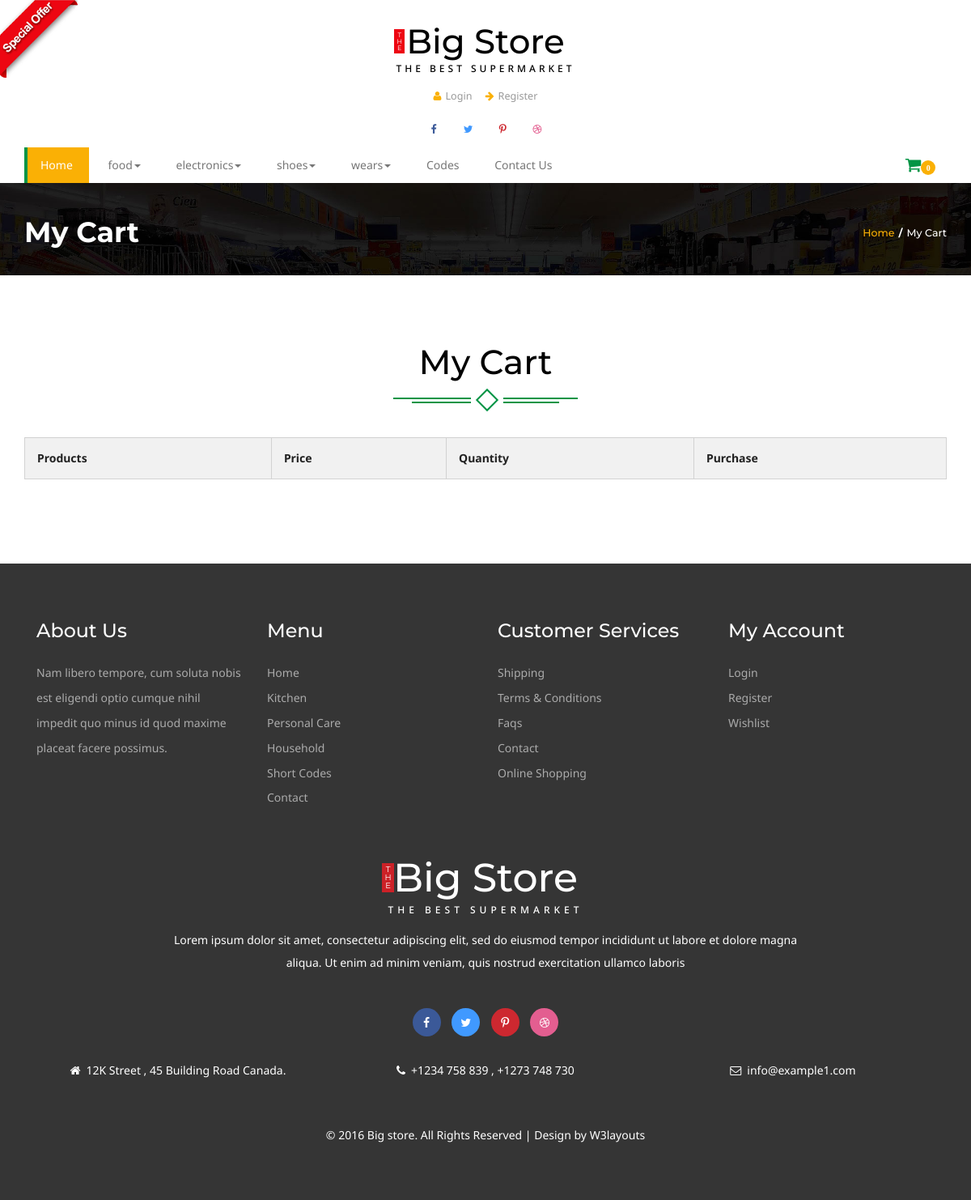
/my_cart/, run on an earlier commit of the app's database.
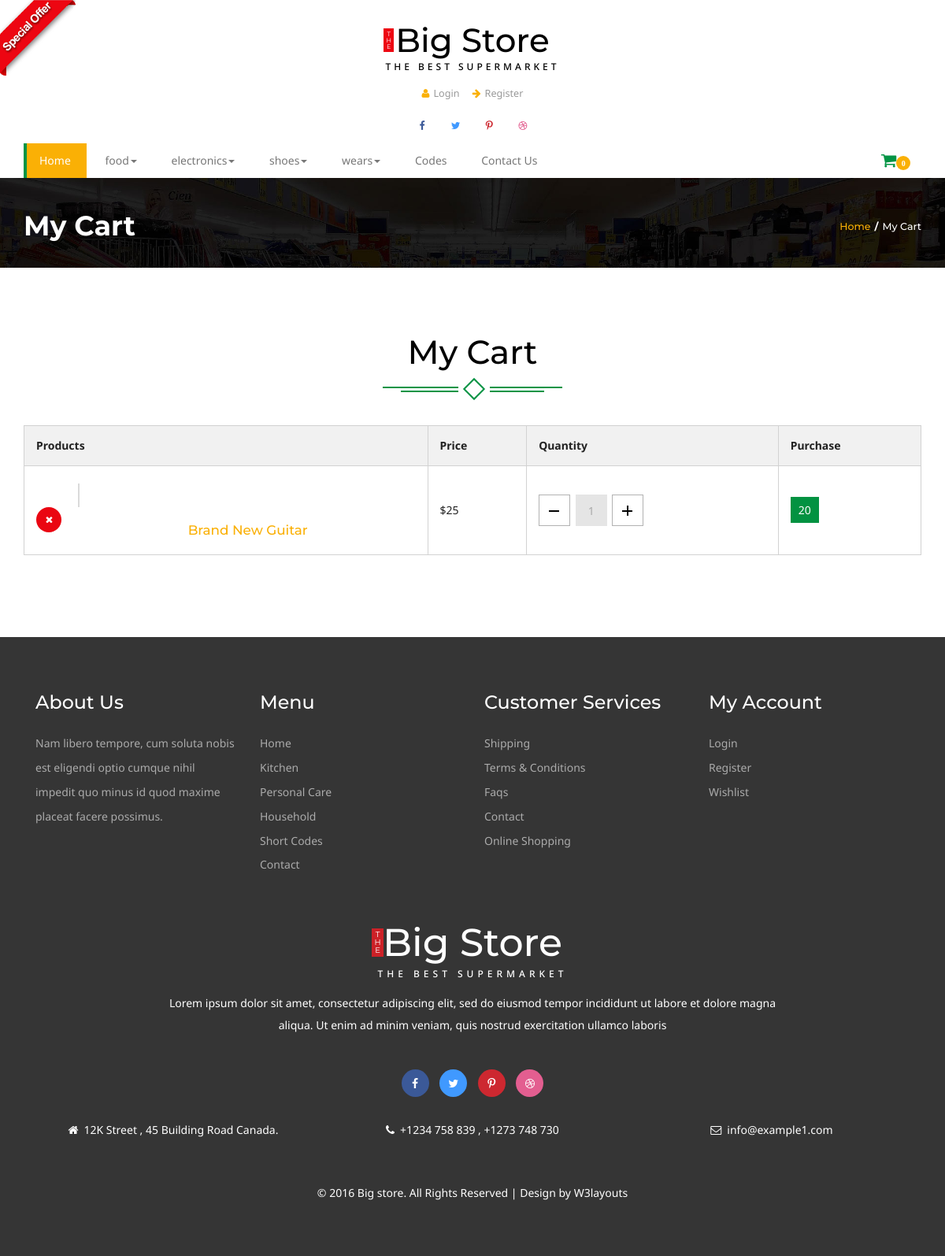
And on a later commit of the database.
### home/models.py (models this page shows, shortened)
class Category(models.Model):
	name = models.CharField(max_length = 300)
	slug = models.TextField()
	status = models.CharField(max_length = 50,blank = True ,choices = (('active','Active'),('','Default')))

class Cart(models.Model):
	username = models.CharField(max_length = 400)
	slug = models.CharField(max_length = 500)
	items = models.ForeignKey(Product, on_delete = models.CASCADE)
	quantity = models.IntegerField(default = 1)
	checkout = models.BooleanField(default = False)
	total = models.IntegerField(default = 1)

class Product(models.Model):
	name = models.CharField(max_length = 500)
	image = models.ImageField(upload_to = 'media')
	price = models.IntegerField()
	discounted_price = models.IntegerField(default = 0)
	category = models.ForeignKey(Category, on_delete = models.CASCADE)
	subcategory = models.ForeignKey(SubCategory, on_delete = models.CASCADE)
	discription = models.TextField(blank = True)
	status = models.CharField(max_length = 50 , choices = (('active','Active'),('','Default')))
	labels = models.CharField(max_length = 500 , choices = LABELS,blank = True)
	slug = models.TextField()

### home/views.py (the view)
# urls.py: path('my_cart/',CartView.as_view(),name='my_cart'),
class CartView(BaseView):
	def get(self,request):
		username = request.user.username
		self.views['cart_product'] = Cart.objects.filter(username = username , checkout = False)
		return render(request,'wishlist.html',self.views)

### templates/wishlist.html (shortened to what this page needs)
{% extends 'base.html' %}
{% load static %}
{% block content %}
<div class="banner-top">
	<div class="container">
		<h3 >My Cart</h3>
		<h4><a href="index.html">Home</a><label>/</label>My Cart</h4>
		<div class="clearfix"> </div>
	</div>
</div>
		<div class="check-out">
		<div class="container">
	 <div class="spec ">
				<h3>My Cart</h3>
					<div class="ser-t">
						<span><i></i></span>
					</div>
			</div>
 <table class="table ">
		  <tr>
			<th class="t-head head-it ">Products</th>
			<th class="t-head">Price</th>
		<th class="t-head">Quantity</th>
			<th class="t-head">Purchase</th>
		  </tr>
		  {% for cart in cart_product %}
		  <tr class="cross2">
		  <td class="t-data ring-in"><a href="single.html" class="at-in"><img src="{{cart.items.image.url}}" class="img-responsive" alt=""></a>
			<div class="sed">
				<h5>{{cart.items.name}}</h5>
			</div>
			<div class="clearfix"> </div>
				<a href="/delete_cart/{{cart.slug}}"><div class="close3"> <i class="fa fa-times" aria-hidden="true"></i></div></a>
			</td>
			{% if cart.items.discounted_price > 0 %}
			<td class="t-data">${{cart.items.discounted_price}}</td>
			{% else %}
			<td class="t-data">${{cart.items.price}}</td>
			{% endif %}
			<td class="t-data"><div class="quantity">
								<div class="quantity-select">
									<a href="/reduce_cart/{{cart.slug}}"><div class="entry value-minus">&nbsp;</div></a>
										<div class="entry value"><span class="span-1">{{cart.quantity}}</span></div>
									<a href="/cart/{{cart.slug}}"><div class="entry value-plus active">&nbsp;</div></a>
								</div>
							</div>
			</td>
			<td class="t-data"><a class=" add-1" href="single.html">{{cart.total}}</a></td>
		  </tr>
		  {% endfor %}
	</table>
		 </div>
		 </div>
{% endblock %}

### templates/base.html (shortened to what the changed rows need)
<!DOCTYPE html>
{% load static %}
<html>
<head>
<link href="{% static 'css/bootstrap.css' %}" rel='stylesheet' type='text/css' />
<link href="{% static 'css/style.css' %}" rel='stylesheet' type='text/css' />
<link href="{% static 'css/font-awesome.css' %}" rel="stylesheet">
	<link rel="stylesheet" href="{% static 'css/jstarbox.css' %}" type="text/css" media="screen" charset="utf-8" />
</head>
<body>
<div class="header">
		<div class="container">
			<div class="logo">
				<h1 ><a href="/"><b>T<br>H<br>E</b>Big Store<span>The Best Supermarket</span></a></h1>
			</div>
				<div class="nav-top">
					<nav class="navbar navbar-default">
					<div class="collapse navbar-collapse" id="bs-megadropdown-tabs">
						<ul class="nav navbar-nav ">
							{% for cat in categories %}
							<li class="dropdown ">
								<a href="#" class="dropdown-toggle  hyper" data-toggle="dropdown" ><span>{{cat.name}}<b class="caret"></b></span></a>
							</li>
							{% endfor %}
						</ul>
					</div>
					</nav>
				</div>
				</div>
</div>
{% block content %}
{% endblock %}
<div class="footer">
	<div class="container">
			<div class="footer-bottom">
				<h2 ><a href="index.html"><b>T<br>H<br>E</b>Big Store<span>The Best Supermarket</span></a></h2>
			</div>
	</div>
</div>
</body>
</html>

What changed in the data, as far as the page shows it:
added Cart: items.name "Brand New Guitar", items.discounted_price "25", quantity "1", total "20"
